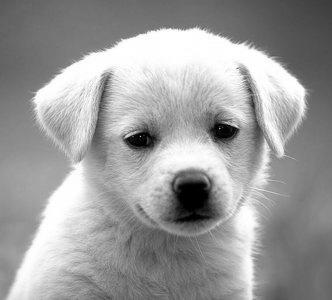
#> input picture keras-cnn/dog.jpg, 332 x 300 px
$ jupyter execute convolution.ipynb   (shell and % lines are left out)   (older library calls are emulated)
#> lines starting #> are read from the running program, lines starting #| are printed output that depends on the picture
[cell 1]
import os
os.environ["CUDA_VISIBLE_DEVICES"] = "-1"
import numpy as np
import matplotlib.pyplot as plt
from skimage import io
from skimage import data
from scipy.signal import convolve2d

[cell 2]
image = io.imread('dog.jpg', as_grey=True)
#> image is the input picture: shape (300, 332) float64; min 0, max 1, mean 0.611
# kernel = [[0.0, -0.25, 0.0],
#           [-0.25, 2.0, -0.25],
#           [0.0, -0.25, 0.0]]
kernel = [[0.0, -1.0, 0.0],
          [0.0, 0.0, 0.0],
          [0.0, 1.0, 0.0]]
# kernel=[[1.0] * 300] * 300
new_image = convolve2d(image, kernel).clip(0.0, 1.0)
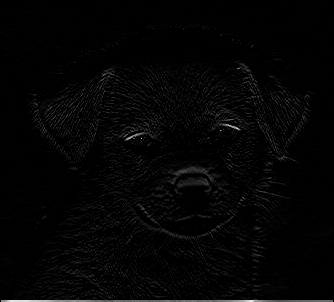
#> new_image: shape (302, 334) float64; min 0, max 0.91, mean 0.018
fig, axes = plt.subplots(1,2)
io.imshow(new_image)
axes[0].imshow(image)
axes[1].imshow(new_image)
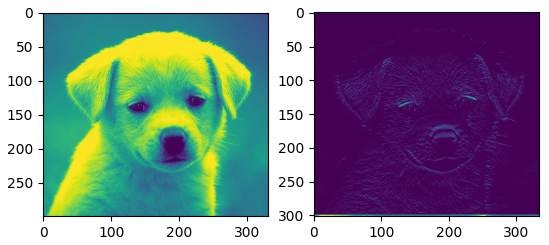
#> figure drawn by matplotlib, 2 panels
